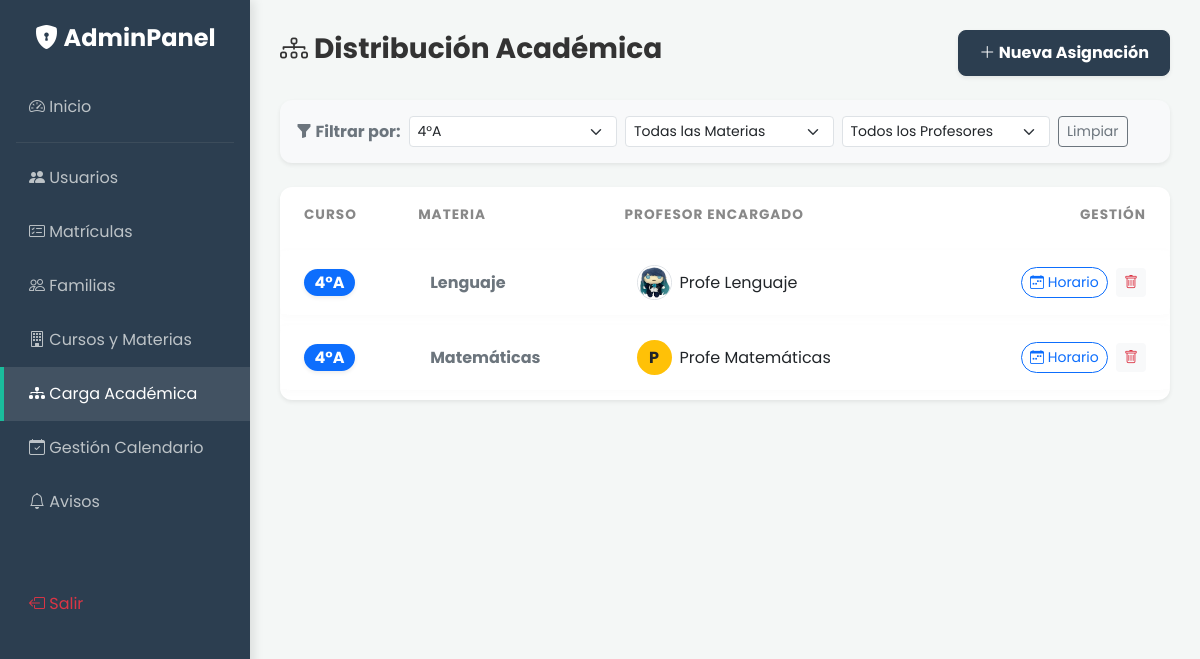
The page /admin/asignacion.php?f_curso=1 (signed in) on the database its author committed.
### tables this page shows
CREATE TABLE `programacion_academica` (
  `id` int(11) NOT NULL,
  `curso_id` int(11) NOT NULL,
  `asignatura_id` int(11) NOT NULL,
  `profesor_id` int(11) NOT NULL
);

CREATE TABLE `cursos` (
  `id` int(11) NOT NULL,
  `nombre` varchar(50) NOT NULL
);

CREATE TABLE `asignaturas` (
  `id` int(11) NOT NULL,
  `nombre` varchar(50) NOT NULL
);

CREATE TABLE `usuarios` (
  `id` int(11) NOT NULL,
  `nombre` varchar(100) NOT NULL,
  `email` varchar(100) NOT NULL,
  `password` varchar(255) NOT NULL,
  `rol` enum('director','profesor','alumno','apoderado','administrador') NOT NULL,
  `foto` varchar(255) DEFAULT 'default.jpg',
  `created_at` timestamp NOT NULL DEFAULT current_timestamp()
);

### admin/asignacion.php (the view, shortened to what this page needs)
<?php
require '../config/db.php';
$cursos = $pdo->query("SELECT * FROM cursos ORDER BY nombre")->fetchAll();
$f_curso = $_GET['f_curso'] ?? '';
$f_materia = $_GET['f_materia'] ?? '';
$f_profe = $_GET['f_profe'] ?? '';
$sql = "SELECT pa.id, c.nombre as c, a.nombre as a, u.nombre as p, u.foto
        FROM programacion_academica pa
        JOIN cursos c ON pa.curso_id = c.id
        JOIN asignaturas a ON pa.asignatura_id = a.id
        JOIN usuarios u ON pa.profesor_id = u.id
        WHERE 1=1";
$params = [];
if (!empty($f_curso)) {
    $sql .= " AND pa.curso_id = ?";
    $params[] = $f_curso;
}
$sql .= " ORDER BY c.nombre, a.nombre";
$stmtList = $pdo->prepare($sql);
$stmtList->execute($params);
$lista = $stmtList->fetchAll();
?>
<!DOCTYPE html>
<html lang="es">
<head>
    <link href="https://cdn.jsdelivr.net/npm/bootstrap@5.3.0/dist/css/bootstrap.min.css" rel="stylesheet">
    <link rel="stylesheet" href="https://cdn.jsdelivr.net/npm/bootstrap-icons@1.10.5/font/bootstrap-icons.css">
    <link href="../assets/css/style.css" rel="stylesheet">
</head>
<body>
    <?php include '../includes/sidebar_admin.php'; ?>
    <div class="main-content">
        <div class="d-flex justify-content-between align-items-center mb-4">
            <h3 class="fw-bold"><i class="bi bi-diagram-3"></i> Distribución Académica</h3>
            <button class="btn btn-primary fw-bold shadow-sm" data-bs-toggle="modal" data-bs-target="#modalAsignar">
                <i class="bi bi-plus-lg"></i> Nueva Asignación
            </button>
        </div>
        <div class="card shadow-sm border-0 mb-4 bg-light">
            <div class="card-body py-3">
                <form method="GET" class="row g-2 align-items-center">
                    <div class="col-auto fw-bold text-secondary"><i class="bi bi-funnel-fill"></i> Filtrar por:</div>
                    <div class="col-md-3">
                        <select name="f_curso" class="form-select form-select-sm" onchange="this.form.submit()">
                            <?php foreach($cursos as $c): ?>
                                <option value="<?php echo $c['id']; ?>" <?php echo ($f_curso == $c['id']) ? 'selected' : ''; ?>>
                                    <?php echo $c['nombre']; ?>
                                </option>
                            <?php endforeach; ?>
                        </select>
                    </div>
                    <div class="col-md-3">
                        <select name="f_materia" class="form-select form-select-sm" onchange="this.form.submit()">
                            <option value="">Todas las Materias</option>
                        </select>
                    </div>
                    <div class="col-md-3">
                        <select name="f_profe" class="form-select form-select-sm" onchange="this.form.submit()">
                            <option value="">Todos los Profesores</option>
                        </select>
                    </div>
                    <div class="col-auto">
                        <?php if($f_curso || $f_materia || $f_profe): ?>
                            <a href="asignacion.php" class="btn btn-sm btn-outline-secondary">Limpiar</a>
                        <?php endif; ?>
                    </div>
                </form>
            </div>
        </div>
        <div class="card shadow-sm border-0">
            <div class="card-body p-0">
                <?php if(count($lista) == 0): ?>
                    <div class="text-center py-5 text-muted">
                        <i class="bi bi-search display-4 opacity-25"></i>
                        <p class="mt-3">No se encontraron asignaciones con estos filtros.</p>
                    </div>
                <?php else: ?>
                    <div class="table-responsive">
                        <table class="table table-modern table-hover mb-0 align-middle">
                            <thead class="bg-light">
                                <tr>
                                    <th class="ps-4">Curso</th>
                                    <th>Materia</th>
                                    <th>Profesor Encargado</th>
                                    <th class="text-end pe-4">Gestión</th>
                                </tr>
                            </thead>
                            <tbody>
                                <?php foreach($lista as $l): ?>
                                    <tr>
                                        <td class="ps-4">
                                            <span class="badge bg-primary fs-6 rounded-pill shadow-sm"><?php echo $l['c']; ?></span>
                                        </td>
                                        <td class="fw-bold text-secondary"><?php echo $l['a']; ?></td>
                                        <td>
                                            <div class="d-flex align-items-center">
                                                <?php
                                                    if ($l['foto'] && file_exists("../assets/uploads/perfiles/".$l['foto'])) {
                                                        echo '<img src="../assets/uploads/perfiles/'.$l['foto'].'" class="rounded-circle me-2 border" width="35" height="35">';
                                                    } else {
                                                        echo '<div class="rounded-circle bg-warning text-dark d-flex align-items-center justify-content-center fw-bold me-2" style="width: 35px; height: 35px;">'.strtoupper(substr($l['p'], 0, 1)).'</div>';
                                                    }
                                                ?>
                                                <span><?php echo $l['p']; ?></span>
                                            </div>
                                        </td>
                                        <td class="text-end pe-4">
                                            <a href="horarios.php?id=<?php echo $l['id']; ?>" class="btn btn-sm btn-outline-primary rounded-pill me-1">
                                                <i class="bi bi-calendar-week"></i> Horario
                                            </a>
                                            <a href="asignacion.php?borrar=<?php echo $l['id']; ?>"
                                               class="btn btn-sm btn-light text-danger border-0"
                                               onclick="return confirm('¿Eliminar esta asignación? Se borrarán las clases y notas asociadas.')"
                                               title="Eliminar Asignación">
                                                <i class="bi bi-trash"></i>
                                            </a>
                                        </td>
                                    </tr>
                                <?php endforeach; ?>
                            </tbody>
                        </table>
                    </div>
                <?php endif; ?>
            </div>
        </div>
    </div>
</body>
</html>

### assets/css/style.css (style rules this page uses)
:root { --primary-color: #2c3e50; --secondary-color: #34495e; --accent-color: #1abc9c; --bg-light: #f4f7f6; --text-dark: #333; --sidebar-width: 250px; }
body { font-family: 'Poppins', sans-serif; background-color: var(--bg-light); color: var(--text-dark); }
.card { border: none; border-radius: 12px; box-shadow: 0 4px 20px rgba(0,0,0,0.05); transition: transform 0.3s ease, box-shadow 0.3s ease; }
.btn-primary { background-color: var(--primary-color); border-color: var(--primary-color); padding: 10px 20px; border-radius: 8px; }
.main-content { margin-left: var(--sidebar-width); padding: 30px; }
.table-modern { border-collapse: separate; border-spacing: 0 10px; }
.table-modern thead th { border: none; text-transform: uppercase; font-size: 0.85rem; letter-spacing: 1px; color: #888; padding-bottom: 15px; }
.table-modern tbody tr { background-color: white; box-shadow: 0 2px 10px rgba(0,0,0,0.02); transition: transform 0.2s; }
.table-modern td { border: none; padding: 15px 20px; vertical-align: middle; }
.table-modern td:first-child { border-top-left-radius: 10px; border-bottom-left-radius: 10px; }
.table-modern td:last-child { border-top-right-radius: 10px; border-bottom-right-radius: 10px; }

### rows shown on the page
programacion_academica: curso.nombre "4°A", asignatura.nombre "Lenguaje", profesor.foto (picture), profesor.nombre "Profe Lenguaje"
programacion_academica: curso.nombre "4°A", asignatura.nombre "Matemáticas", profesor.nombre "P", profesor.nombre "Profe Matemáticas"

### other values the page prints
form field f_curso "4°A"
